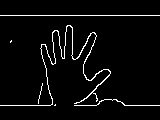
#> input picture pics/cat5/im1.jpg, 160 x 120 px; its folder holds 4 pictures in this run
$ python ImageCheck.py
#> lines starting #> are read from the running program, lines starting #| are printed output that depends on the picture; after the words box and inside, x2 and y2 are one past the last pixel; in counts of white or black regions, pixels touching at a corner belong together; pictures that were not available may be replaced by others from this repository, and a replacement may not be noted
import cv2
import csv
import numpy as np

lines = []

for n in range(1, 200):
    image = cv2.imread("pics/cat5/im" + str(n) + ".jpg", cv2.IMREAD_GRAYSCALE)
#> image is the input picture: shape (120, 160); min 0, max 255, mean 10.6

    image_array = np.array(image)
    image_array[image_array > 0] = 1
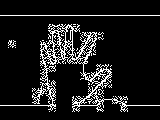
#> image_array: shape (120, 160); values 0 (black) and 1 (white), 10.9% white in thin lines or dots, all inside (x1, y1, x2, y2) = (0, 15, 160, 112)
    flatten_array = image_array.ravel()
#> flatten_array = 19200 values, max 1 at index 2400, min 0 at index 0, mean 0.109
    flatten_list = list(flatten_array)
#> flatten_list has the same summary as flatten_array
    flatten_list.append("ges1")

    lines.append(flatten_list)

    print(len(flatten_list))
#| 19201
#> pass 3 of the loop `for n in range(1, 200):`:
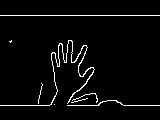
#> input picture pics/cat5/im100.jpg, 160 x 120 px, given in place of im3.jpg, which was not available
#> image is the input picture: shape (120, 160); min 0, max 255, mean 9.6
#> `image_array[image_array > 0] = 1`:
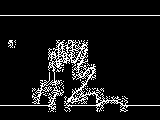
#> image_array: shape (120, 160); values 0 (black) and 1 (white), 9.1% white in thin lines or dots, all inside (x1, y1, x2, y2) = (0, 15, 160, 112)
#> flatten_array = 19200 values, max 1 at index 2400, min 0 at index 0, mean 0.0908
#> flatten_list has the same summary as flatten_array
#| 19201
#> (the run stopped early here; a loop or call above may not have finished)
